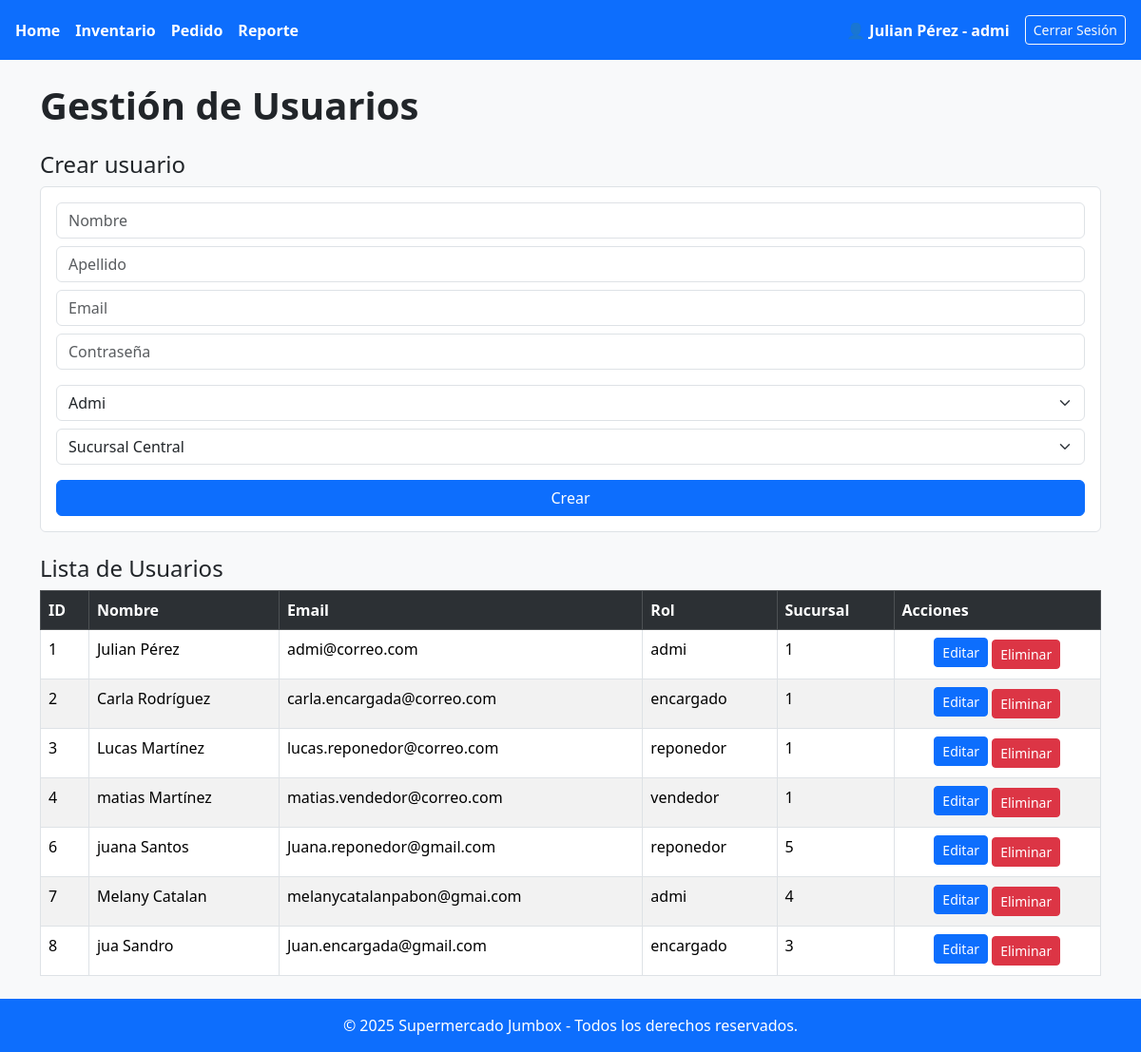
The app's page /gestion_usuarios (signed in), older data.
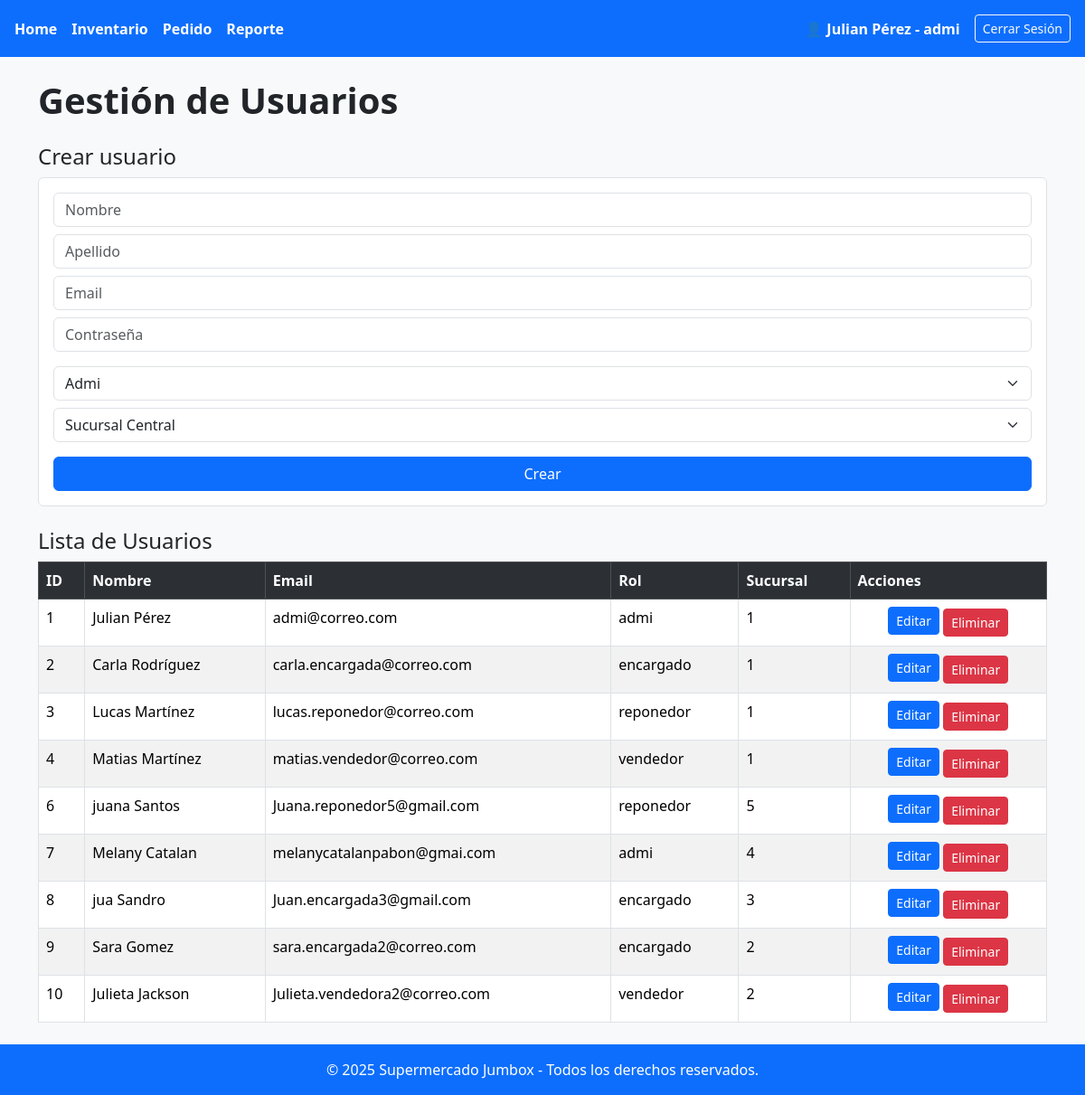
The same page, newer data.
### tables this page shows
CREATE TABLE usuario(
                id INTEGER PRIMARY KEY AUTOINCREMENT,
                nombre VARCHAR(40),
                apellido VARCHAR(40),
                email VARCHAR(100),
                contrasena VARCHAR(50),
                rol VARCHAR(50),
                sucursal_id INTEGER,
                FOREIGN KEY (sucursal_id) REFERENCES sucursal(id) ON DELETE CASCADE
            );

### app.py (the view)
@app.route("/gestion_usuarios")
def gestion_usuario():
    if "rol" not in session:
        return redirect(url_for("login"))
    if session["rol"] != "admi":
        return "Acceso denegado.", 403
    db = Connexion("database.db")
    usuarios = db.mostrar_usuarios()
    sucursales = db.mostrar_sucursales()
    db.conexion.close()  # cerrar al final
    return render_template("usuarios.html",
                            usuarioNombre=session["nombre"],
                            usuarioApellido=session["apellido"],
                            usuarioRol=session["rol"],
                            usuarios=usuarios,
                            sucursales=sucursales)

### base_de_datos/mi_conexion.py (called while the page is built)
    def mostrar_sucursales(self):
        self.cursor.execute("SELECT * FROM sucursal")
        return self.cursor.fetchall()

    def mostrar_usuarios(self):
        self.cursor.execute("SELECT * FROM usuario")
        return self.cursor.fetchall()

### templates/usuarios.html (shortened to what this page needs)
<!DOCTYPE html>
<html lang="en">
<head>
    <link rel="stylesheet"
        href="https://cdn.jsdelivr.net/npm/bootstrap@5.3.2/dist/css/bootstrap.min.css">
</head>
<body class="bg-light">
<header class="bg-primary text-white p-3 d-flex justify-content-between align-items-center">
    <nav class="d-flex gap-3">
        <a class="text-white text-decoration-none fw-semibold" href="{{url_for('panel_principal')}}">Home</a>
        {% if usuarioRol!='vendedor' %}
        <a class="text-white text-decoration-none fw-semibold" href="{{url_for('gestion_inventario')}}">Inventario</a>
        {% endif %}
        {% if usuarioRol!='vendedor' and usuarioRol!='reponedor' %}
        <a class="text-white text-decoration-none fw-semibold" href="{{url_for('gestion_pedidos')}}">Pedido</a>
        {% endif %}
        {% if usuarioRol!='reponedor' and usuarioRol!='vendedor' %}
        <a class="text-white text-decoration-none fw-semibold" href="{{url_for('reportes')}}">Reporte</a>
        {% endif %}
    </nav>
    <div id="user-section" class="d-flex gap-3 align-items-center">
        <span class="fw-bold">👤 {{ usuarioNombre }} {{usuarioApellido}} - {{usuarioRol}}</span>
        <a href="{{ url_for('logout') }}" class="btn btn-outline-light btn-sm">Cerrar Sesión</a>
    </div>
</header>
<main class="container mt-4">
    <h1 class="fw-bold mb-4">Gestión de Usuarios</h1>
    <h2 class="h4">Crear usuario</h2>
    <form action="{{ url_for('crear_usuario') }}" method="POST" class="mb-4 p-3 border rounded bg-white">
        <input type="text" name="nombre" placeholder="Nombre" required class="form-control mb-2">
        <input type="text" name="apellido" placeholder="Apellido" required class="form-control mb-2">
        <input type="email" name="email" placeholder="Email" required class="form-control mb-2">
        <input type="password" name="contrasena" placeholder="Contraseña" required class="form-control mb-3">
        <select name="rol" required class="form-select mb-2">
            <option value="admi">Admi</option>
        </select>
        <select name="sucursal_id" required class="form-select mb-3">
            {% for s in sucursales %}
            <option value="{{ s[0] }}">{{ s[1] }}</option>
            {% endfor %}
        </select>
        <button type="submit" class="btn btn-primary w-100">Crear</button>
    </form>
    <h2 class="h4">Lista de Usuarios</h2>
    <table class="table table-bordered table-striped bg-white">
        <tr class="table-dark">
            <th>ID</th>
            <th>Nombre</th>
            <th>Email</th>
            <th>Rol</th>
            <th>Sucursal</th>
            <th>Acciones</th>
        </tr>
        {% for u in usuarios %}
        <tr>
            <td>{{ u[0] }}</td>
            <td>{{ u[1] }} {{ u[2] }}</td>
            <td>{{ u[3] }}</td>
            <td>{{ u[5] }}</td>
            <td>{{ u[6] }}</td>
            <td class="text-center">
                <button class="btn btn-primary btn-sm mb-1"
                        onclick="abrirModalUsuario({{ u[0] }}, '{{ u[1] }}', '{{ u[2] }}', '{{ u[3] }}', '{{ u[5] }}', {{ u[6] }})">
                    Editar
                </button>
                <a href="{{ url_for('eliminar_usuario', id=u[0]) }}"
                   onclick="return confirm('¿Eliminar usuario?')"
                   class="btn btn-danger btn-sm">
                   Eliminar
                </a>
            </td>
        </tr>
        {% endfor %}
    </table>
</main>
<footer class="bg-primary text-white text-center p-3 mt-4">
        © 2025 Supermercado Jumbox - Todos los derechos reservados.
</footer>
</body>
</html>

Row changes from the older to the newer data that the page shows:
changed usuario "matias.vendedor@correo.com": nombre "matias" → "Matias"
changed usuario "juana": email "Juana.reponedor@gmail.com" → "Juana.reponedor5@gmail.com"
changed usuario "jua": email "Juan.encargada@gmail.com" → "Juan.encargada3@gmail.com"
added usuario: id "9", nombre "Sara", apellido "Gomez", email "sara.encargada2@correo.com", rol "encargado", sucursal "2"
added usuario: id "10", nombre "Julieta", apellido "Jackson", email "Julieta.vendedora2@correo.com", rol "vendedor", sucursal "2"
